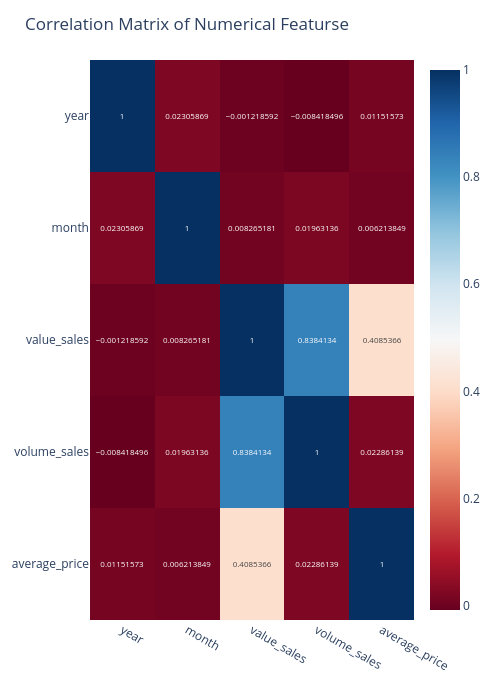

Source (notebook cell):
### Code cell
correlation_matrix = df[numerical_cols].corr()
fig = px.imshow(correlation_matrix, text_auto=True, aspect='auto', color_continuous_scale='RdBu')
fig.update_layout(title = 'Correlation Matrix of Numerical Featurse', height = 700, width = 500)
fig.show()

### Figure 1 — Plotly figure (JSON) as saved in the notebook; plotly's stock layout.template omitted (floating-point values rounded to 4 significant figures)
{"data": [{"coloraxis": "coloraxis", "hovertemplate": "x: %{x}<br>y: %{y}<br>color: %{z}<extra></extra>", "name": "0", "texttemplate": "%{z}", "type": "heatmap", "x": ["year", "month", "value_sales", "volume_sales", "average_price"], "xaxis": "x", "y": ["year", "month", "value_sales", "volume_sales", "average_price"], "yaxis": "y", "z": [[1.0, 0.02306, -0.001219, -0.008418, 0.01152], [0.02306, 1.0, 0.008265, 0.01963, 0.006214], [-0.001219, 0.008265, 1.0, 0.8384, 0.4085], [-0.008418, 0.01963, 0.8384, 1.0, 0.02286], [0.01152, 0.006214, 0.4085, 0.02286, 1.0]]}], "layout": {"coloraxis": {"autocolorscale": false, "colorscale": [[0, "rgb(103,0,31)"], [0.1, "rgb(178,24,43)"], [0.2, "rgb(214,96,77)"], [0.3, "rgb(244,165,130)"], [0.4, "rgb(253,219,199)"], [0.5, "rgb(247,247,247)"], [0.6, "rgb(209,229,240)"], [0.7, "rgb(146,197,222)"], [0.8, "rgb(67,147,195)"], [0.9, "rgb(33,102,172)"], [1, "rgb(5,48,97)"]]}, "height": 700, "margin": {"t": 60}, "title": {"text": "Correlation Matrix of Numerical Featurse"}, "width": 500, "xaxis": {"anchor": "y", "domain": [0, 1]}, "yaxis": {"anchor": "x", "autorange": "reversed", "domain": [0, 1]}}}
